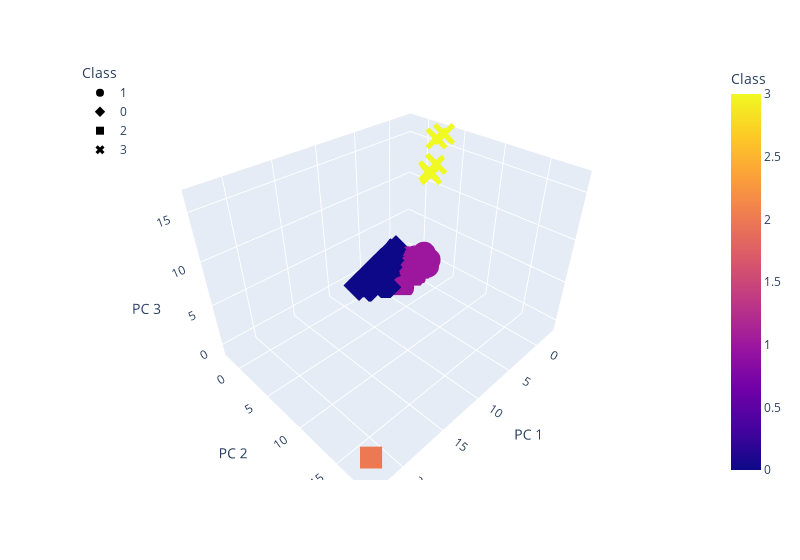

Notebook source saved alongside this figure:
### Code cell
# Creating a 3D-Scatter with the PCA data and the clusters
fig = px.scatter_3d(
    clustered_df,
    x="PC 1",
    y="PC 2",
    z="PC 3",
    color="Class",
    symbol="Class",
    hover_name= 'CoinName',
    hover_data= ['Algorithm'],
    width=800,
)
fig.update_layout(legend=dict(x=0, y=1))
fig.show()

### Figure 1 — Plotly figure (JSON) as saved in the notebook; plotly's stock layout.template omitted (floating-point values rounded to 4 significant figures; data arrays with more than 128 entries replaced by an {"elided": "..."} marker saying what was removed)
{"data": [{"customdata": {"elided": "285x1 str values"}, "hovertemplate": "<b>%{hovertext}</b><br><br>Class=%{marker.color}<br>PC 1=%{x}<br>PC 2=%{y}<br>PC 3=%{z}<br>Algorithm=%{customdata[0]}<extra></extra>", "hovertext": {"elided": "285 str values"}, "legendgroup": "1", "marker": {"color": {"elided": "285 int values"}, "coloraxis": "coloraxis", "symbol": "circle"}, "mode": "markers", "name": "1", "scene": "scene", "showlegend": true, "type": "scatter3d", "x": {"elided": "285 float values"}, "y": {"elided": "285 float values"}, "z": {"elided": "285 float values"}}, {"customdata": {"elided": "239x1 str values"}, "hovertemplate": "<b>%{hovertext}</b><br><br>Class=%{marker.color}<br>PC 1=%{x}<br>PC 2=%{y}<br>PC 3=%{z}<br>Algorithm=%{customdata[0]}<extra></extra>", "hovertext": {"elided": "239 str values"}, "legendgroup": "0", "marker": {"color": {"elided": "239 int values"}, "coloraxis": "coloraxis", "symbol": "diamond"}, "mode": "markers", "name": "0", "scene": "scene", "showlegend": true, "type": "scatter3d", "x": {"elided": "239 float values"}, "y": {"elided": "239 float values"}, "z": {"elided": "239 float values"}}, {"customdata": [["VeChainThor Authority"]], "hovertemplate": "<b>%{hovertext}</b><br><br>Class=%{marker.color}<br>PC 1=%{x}<br>PC 2=%{y}<br>PC 3=%{z}<br>Algorithm=%{customdata[0]}<extra></extra>", "hovertext": ["Vechain"], "legendgroup": "2", "marker": {"color": [2], "coloraxis": "coloraxis", "symbol": "square"}, "mode": "markers", "name": "2", "scene": "scene", "showlegend": true, "type": "scatter3d", "x": [22.83], "y": [18.36], "z": [2.09]}, {"customdata": [["Proof-of-BibleHash"], ["SHA-256 + Hive"], ["Proof-of-Authority"], ["ECC 256K1"], ["Leased POS"]], "hovertemplate": "<b>%{hovertext}</b><br><br>Class=%{marker.color}<br>PC 1=%{x}<br>PC 2=%{y}<br>PC 3=%{z}<br>Algorithm=%{customdata[0]}<extra></extra>", "hovertext": ["BiblePay", "LitecoinCash", "Poa Network", "Acute Angle Cloud", "Waves"], "legendgroup": "3", "marker": {"color": [3, 3, 3, 3, 3], "coloraxis": "coloraxis", "symbol": "x"}, "mode": "markers", "name": "3", "scene": "scene", "showlegend": true, "type": "scatter3d", "x": [-1.467, -2.228, -2.478, -2.133, -2.556], "y": [2.228, 3.124, 2.055, 2.206, 1.018], "z": [11.96, 16.52, 12.78, 15.82, 11.57]}], "layout": {"coloraxis": {"colorbar": {"title": {"text": "Class"}}, "colorscale": [[0, "#0d0887"], [0.1111, "#46039f"], [0.2222, "#7201a8"], [0.3333, "#9c179e"], [0.4444, "#bd3786"], [0.5556, "#d8576b"], [0.6667, "#ed7953"], [0.7778, "#fb9f3a"], [0.8889, "#fdca26"], [1, "#f0f921"]]}, "legend": {"title": {"text": "Class"}, "tracegroupgap": 0, "x": 0, "y": 1}, "margin": {"t": 60}, "scene": {"domain": {"x": [0, 1], "y": [0, 1]}, "xaxis": {"title": {"text": "PC 1"}}, "yaxis": {"title": {"text": "PC 2"}}, "zaxis": {"title": {"text": "PC 3"}}}, "width": 800}}
